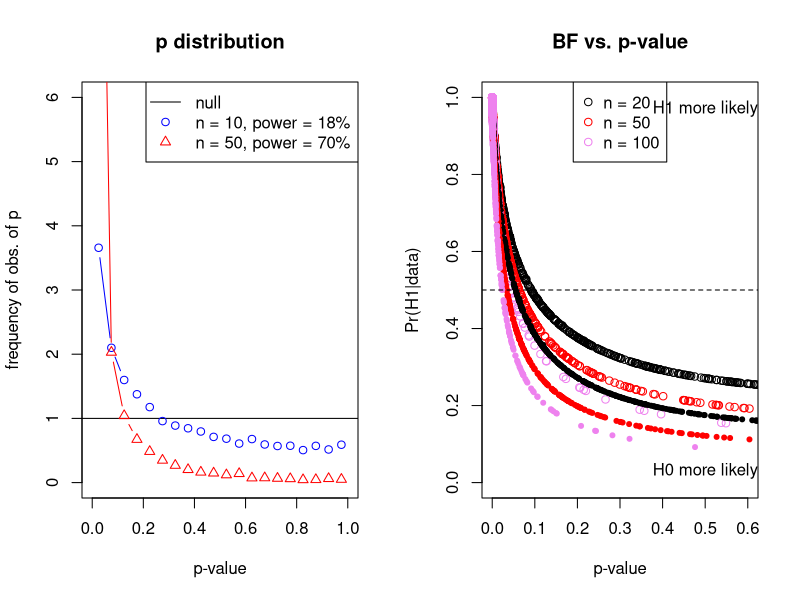

Write R code to recreate this figure.
library(BayesFactor)

getP <- function(n=20, effectSize = 0, sd = 1){
  x = rnorm(n, mean = 0, sd= sd) 
  y = rnorm(n, mean = effectSize, sd= sd)
  return(t.test(x,y)$p.value)
}

pdf(file = "Fig1_2sampleTtest.pdf",width=10,height=5)

par(mfrow = c(1,2))

plot(NULL, xlim = c(0,1), ylim = c(0,6), xlab = "p-value", ylab = "frequency of obs. of p", main = "p distribution")

abline(h=1)

alt1 = replicate(10000, getP(n=10, effectSize = 0.5))
x = hist(alt1, breaks = 20, plot = F)
lines(x$mids, x$density, type = "both",pch = 1, col = "blue")

alt2 = replicate(10000, getP(n=50, effectSize = 0.5))
x = hist(alt2, breaks = 20, plot = F)
lines(x$mids, x$density, type = "both", pch = 2, col = "red")

legend("topright", legend = c("null", "n = 10, power = 18%", "n = 50, power = 70%"), lty = c(1,NA,NA), pch = c(NA,1,2), col = c("black", "blue", "red"),cex=1)

getResult <- function(n=10, effectSize = 0.5, sd = 1,rscale="medium"){
  x = rnorm(n, mean = 0, sd= sd) 
  y = rnorm(n, mean = effectSize, sd= sd) 
  p = t.test(x,y)$p.value
  lmod = lm(x ~ 1)
  #lmod2 = lm(x ~ 0)
  #anova(lmod, lmod2)
  BF = extractBF(ttestBF(x,y,rscale = rscale))$bf
  prob = BF/(BF + 1)
  return(c(p = p, probAlt = prob))
}

sim1 = as.data.frame(t(replicate(500, getResult(n = 20))))
sim2 = as.data.frame(t(replicate(500, getResult(n = 50))))
sim3 = as.data.frame(t(replicate(500, getResult(n = 100))))

sim4 = as.data.frame(t(replicate(500, getResult(n = 20, rscale="ultrawide"))))
sim5 = as.data.frame(t(replicate(500, getResult(n = 50, rscale="ultrawide"))))
sim6 = as.data.frame(t(replicate(500, getResult(n = 100, rscale="ultrawide"))))

#sim4 = as.data.frame(t(replicate(500, getResult(n = 20, rscale=3))))
#sim5 = as.data.frame(t(replicate(500, getResult(n = 50, rscale=3))))
#sim6 = as.data.frame(t(replicate(500, getResult(n = 100, rscale=3))))

plot(probAlt ~ p, data = sim1, ylim = c(0,1), xlim = c(0,0.6), ylab = "Pr(H1|data)", xlab = "p-value", main = "BF vs. p-value")
points(probAlt ~ p, data = sim2, col = "red")
points(probAlt ~ p, data = sim3, col = "violet")

points(probAlt ~ p, data = sim4, col = "black",pch=20)
points(probAlt ~ p, data = sim5, col = "red",pch=20)
points(probAlt ~ p, data = sim6, col = "violet",pch=20)


abline(h=0.5, lty = 2)

legend("top", legend = c("n = 20", "n = 50", "n = 100"), pch = 1, col = c("black", "red", "violet"),cex=1)
text(0.5, 0.97, "H1 more likely", adj = 0.5)
text(0.5, 0.03, "H0 more likely", adj = 0.5)

dev.off()


# Power of tests considered here
power.t.test(n = 10, delta = 0.5, type="two.sample")
power.t.test(n = 20, delta = 0.5, type="two.sample")
power.t.test(n = 50, delta = 0.5, type="two.sample")
power.t.test(n = 100, delta = 0.5, type="two.sample")

# Get back to the bayes factor
meanBF<-function(sim){mean(sim$probAlt/(1-sim$probAlt))}
meanBF(sim1)-meanBF(sim4) # diff with standard prior vs flatter prior
meanBF(sim2)-meanBF(sim5)
meanBF(sim3)-meanBF(sim6)
# for large sample sizes, the flatter the prior, the larger the Bayes factor
